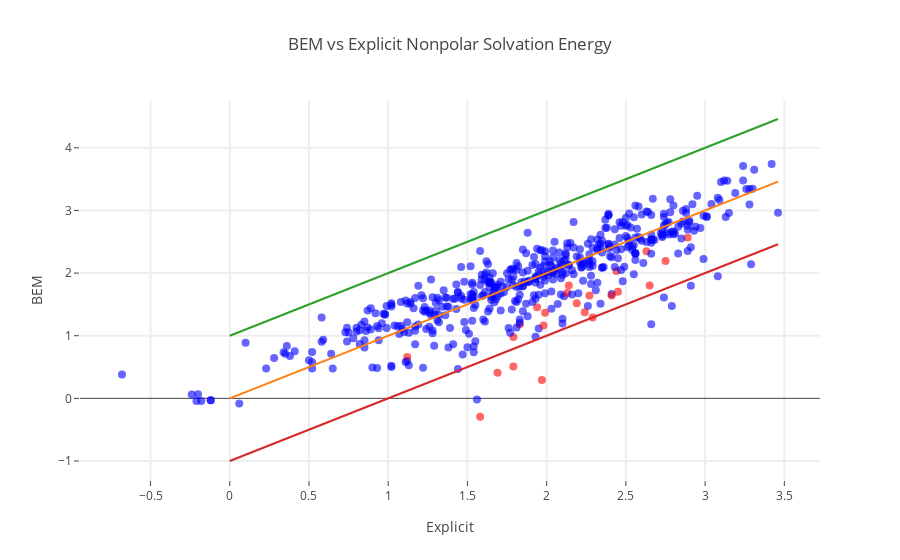

The cell this chart's notebook holds for it:
### Code cell
import plotly.plotly as py
import plotly.graph_objs as go
from plotly.offline import download_plotlyjs, init_notebook_mode, plot, iplot
init_notebook_mode(connected=True)

bem_c = bem[index_clean]
mobley_c = mobley[index_clean]
names_c = names[index_clean]
volumes_c = volumes[index_clean]
areas_c = areas[index_clean]
test_charge_c = test_charge[index_clean]
smiles_c = smiles[index_clean]

key = 'Br'
key_true = numpy.chararray(len(bem_c), itemsize=10)
key_true[:] = 'blue'
for i in range(len(bem_c)):
    if key in smiles_c[i]:
        key_true[i] = 'red'
    
trace = go.Scatter(
            x = mobley_c,
            y = bem_c,
            text = smiles_c,
            mode='markers',
            marker = dict(size=8,
                        opacity=0.6, color=key_true),
#                        opacity=0.6, color=areas_c),
            hoverinfo = 'text')


max_val = numpy.max(mobley_c)
ref = go.Scatter( x = numpy.array([0,max_val]),
                  y = numpy.array([0,max_val]),
                  mode = 'lines'
                )

ref2 = go.Scatter( x = numpy.array([0,max_val]),
                  y = numpy.array([1,max_val+1]),
                  mode = 'lines'
                )
ref3 = go.Scatter( x = numpy.array([0,max_val]),
                  y = numpy.array([-1,max_val-1]),
                  mode = 'lines'
                )

data = [trace, ref, ref2, ref3]
    
layout= go.Layout(
    title= 'BEM vs Explicit Nonpolar Solvation Energy',
    hovermode= 'closest',
    xaxis= dict(
        title= 'Explicit',
        ticklen= 5,
        zeroline= False,
        gridwidth= 2,
    ),
    yaxis=dict(
        title= 'BEM',
        ticklen= 5,
        gridwidth= 2,
    ),
    showlegend= False
)
fig= go.Figure(data=data, layout=layout)
iplot(fig)

#Cross correlation
correl = numpy.corrcoef(bem_c, mobley_c)
print 'Correlation coeff bem: '
print correl

### Figure 1 — Plotly figure (JSON) as saved in the notebook; plotly's stock layout.template omitted (floating-point values rounded to 4 significant figures; data arrays with more than 128 entries replaced by an {"elided": "..."} marker saying what was removed)
{"data": [{"hoverinfo": "text", "marker": {"color": {"elided": "502 str values"}, "opacity": 0.6, "size": 8}, "mode": "markers", "text": {"elided": "502 str values"}, "type": "scatter", "uid": "83a7606a-e05b-4b33-843d-a0f8e1a41980", "x": {"elided": "502 float values"}, "y": {"elided": "502 float values"}}, {"mode": "lines", "type": "scatter", "uid": "d7c0aa35-0101-42ef-a184-e59de94dcc4d", "x": [0, 3.46], "y": [0, 3.46]}, {"mode": "lines", "type": "scatter", "uid": "88ba9c6d-8ec5-4d4d-bf61-8b2db97cdfee", "x": [0, 3.46], "y": [1, 4.46]}, {"mode": "lines", "type": "scatter", "uid": "cc9f712b-df5e-4ecb-a1ea-ac535689178e", "x": [0, 3.46], "y": [-1, 2.46]}], "layout": {"hovermode": "closest", "showlegend": false, "title": {"text": "BEM vs Explicit Nonpolar Solvation Energy"}, "xaxis": {"gridwidth": 2, "ticklen": 5, "title": {"text": "Explicit"}, "zeroline": false}, "yaxis": {"gridwidth": 2, "ticklen": 5, "title": {"text": "BEM"}}}}
